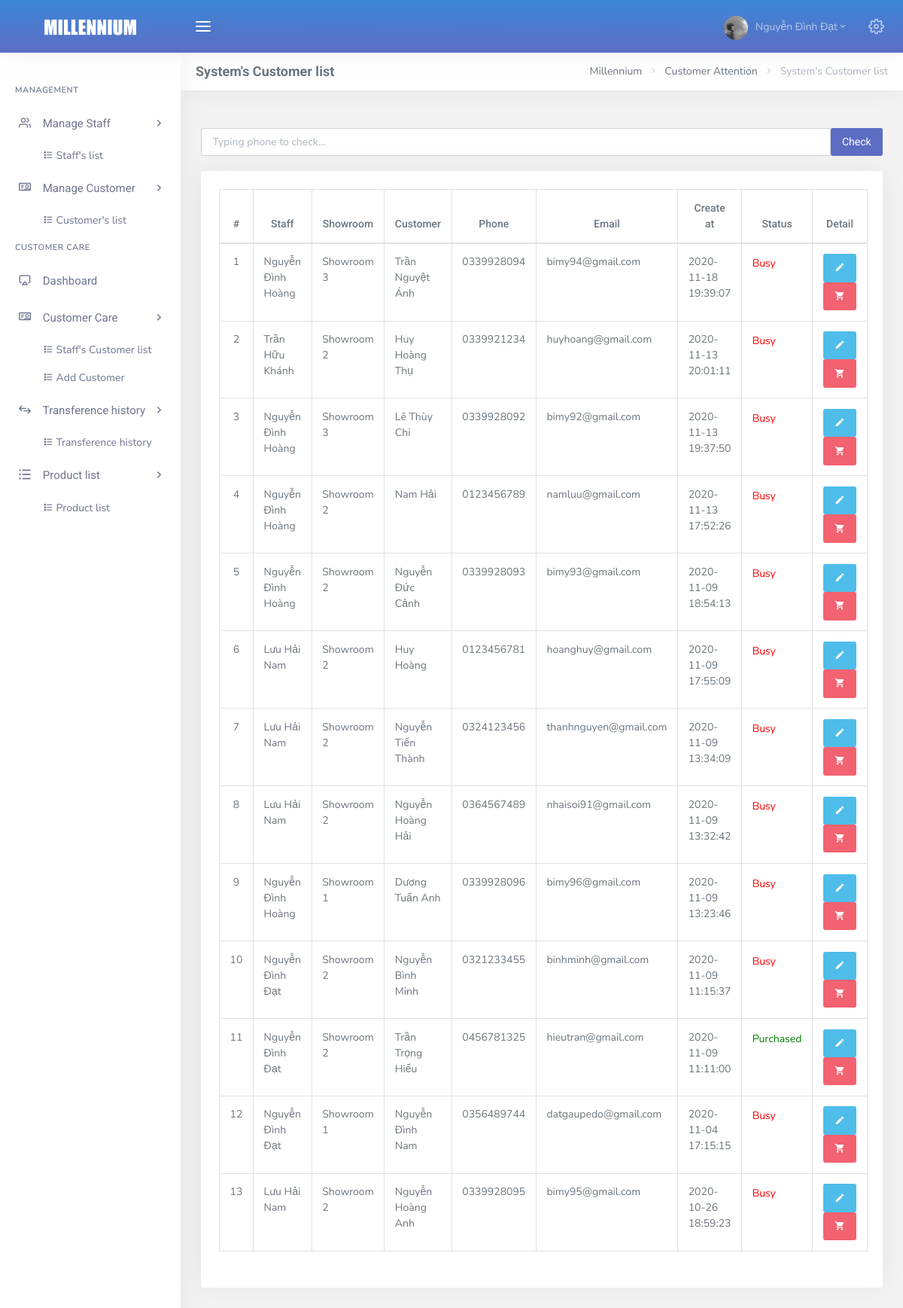
Page /admin/dashboard.php?page=list_customer_care_all (signed in) on the committed database.
### tables this page shows
CREATE TABLE `tbl_user` (
  `id` int(11) NOT NULL,
  `name` varchar(50) NOT NULL,
  `showroom_id` int(11) NOT NULL,
  `avatar` varchar(50) NOT NULL DEFAULT 'default.png',
  `email` varchar(50) NOT NULL,
  `passw` varchar(50) NOT NULL DEFAULT '123456',
  `addres` varchar(100) NOT NULL,
  `salary` float NOT NULL,
  `role` tinyint(4) NOT NULL DEFAULT 2,
  `status` tinyint(4) NOT NULL DEFAULT 1,
  `create_at` datetime NOT NULL DEFAULT current_timestamp()
);

CREATE TABLE `tbl_showroom` (
  `showroom_id` int(11) NOT NULL,
  `title` varchar(50) NOT NULL,
  `addres` varchar(100) NOT NULL,
  `create_at` datetime NOT NULL DEFAULT current_timestamp()
);

CREATE TABLE `tbl_customer` (
  `id` int(11) NOT NULL,
  `name` varchar(50) NOT NULL,
  `showroom_id` int(11) NOT NULL,
  `phone` varchar(10) NOT NULL,
  `email` varchar(50) NOT NULL,
  `sex` varchar(5) NOT NULL,
  `birth` date NOT NULL DEFAULT '1970-01-01',
  `passw` varchar(50) NOT NULL,
  `avatar` varchar(50) NOT NULL DEFAULT 'guest.jpg',
  `create_at` datetime NOT NULL DEFAULT current_timestamp()
);

CREATE TABLE `tbl_care` (
  `user_id` int(11) NOT NULL,
  `customer_id` int(11) NOT NULL,
  `status` tinyint(4) NOT NULL DEFAULT 1,
  `create_at` datetime NOT NULL DEFAULT current_timestamp()
);

### admin/Controller/CustomerCare/CustomerCare_c.php (called while the page is built, shortened)
<?php
    include_once("Model/CustomerCare/CustomerCare_m.php");
    class CustomerCare_c extends CustomerCare_m {
        private $customer_care;
        function __construct()
        {
            $this->customer_care = new CustomerCare_m();
        }
        public function CustomerCareAll () {
            if (isset($_POST['searchPhone'])) {
                $key = $_POST['key'];
                if(strlen($key) >= 6 ){
                    $customer_care = $this->customer_care->searchCustomerCareAll($key);
                } else {
                    $customer_care = $this->customer_care->getCustomerCareAll();
                }
            } else {
                $customer_care = $this->customer_care->getCustomerCareAll();
            }
            include_once 'View/CustomerCare/list_customer_care_all.php';
        }
    }
?>

### admin/Config/myConfig.php (called while the page is built, shortened)
<?php
	class Connect{
		private $user = "root";
		private $pass = "";
		private $dns = "mysql:host=localhost;dbname=customer_care";
		function __construct(){
			try {
				$this->pdo = new PDO($this->dns, $this->user, $this->pass);
				$this->pdo->query("SET NAMES utf8");
			} catch (PDOException $e) {
				echo $e->getMessage();
				exit();
			}
		}
	}
 ?>

### admin/Model/CustomerCare/CustomerCare_m.php (called while the page is built, shortened)
<?php
    include_once("Config/myConfig.php");
    class CustomerCare_m extends Connect {
        function __construct()
        {
            parent::__construct();
        }
        protected function getCustomerCareAll () {
            $sql = "
                SELECT
                    tbl_customer.id,
                    tbl_user.name as 'Họ tên NV',
                    tbl_showroom.title,
                    tbl_customer.name as 'Họ tên khách',
                    tbl_customer.phone,
                    tbl_customer.email as 'Email Khách',
                    tbl_care.create_at,
                    tbl_care.status
                FROM
                    tbl_user,
                    tbl_customer,
                    tbl_showroom,
                    tbl_care
                WHERE
                    tbl_customer.showroom_id = tbl_showroom.showroom_id AND tbl_user.id = tbl_care.user_id AND tbl_customer.id = tbl_care.customer_id
                ORDER BY tbl_care.create_at DESC";
            $pre = $this->pdo->prepare($sql);
            $pre->execute();
            $result = array();
            while ($row = $pre->fetch(PDO::FETCH_ASSOC)) {
                $result[] = $row;
            }
            return $result;
        }
    }

### admin/View/CustomerCare/list_customer_care_all.php (the view, shortened to what this page needs)
<form action="" method="POST" role="form" style="margin: 20px 0px;">
    <div class="row">
      <div class="col-lg-12 col-xs-12 col-md-12">
        <div class="input-group">
          <input type="text" value="<?php if(isset($key)) { echo $key; } ?>" name="key" class="form-control" placeholder="Typing phone to check...">
          <span class="input-group-btn">
            <button class="btn btn-primary" name="searchPhone" type="submit">Check</button>
          </span>
        </div>
      </div>
    </div>
</form>
<div class="row">
    <div class="col-12">
        <div class="card-box table-responsive table">
            <table id="datatable_listcustomer_care_all" class="display table table-bordered dt-responsive nowrap" style="border-collapse: collapse; border-spacing: 0; width: 100%;">
                <thead>
                    <tr class="text-center">
                        <th>#</th>
                        <th>Staff</th>
                        <th>Showroom</th>
                        <th>Customer</th>
                        <th>Phone</th>
                        <th>Email</th>
                        <th>Create at</th>
                        <th>Status</th>
                        <th>Detail</th>
                    </tr>
                </thead>
                <?php
                    if (isset($_POST['searchPhone']) && strlen($key) >= 6 && $_SESSION['role'] == 2) {
                ?>
                <tbody id="view_customer_care_all">
                    <?php
                        if (count($customer_care) == 0){
                    ?>  <tr class="text-center">
                            <td colspan="9">
                                <button type="button" class="btn btn-icon waves-effect waves-light btn-primary"
                                    data-toggle="modal"
                                    data-target="#add_customer"
                                    data-whatever="@getbootstrap">Add Customer
                                </button>
                                <div class="modal fade text-left" id="add_customer" tabindex="-1" role="dialog" aria-labelledby="exampleModalLabel" aria-hidden="true">
                                  <div class="modal-dialog" role="document">
                                    <div class="modal-content">
                                      <div class="modal-header">
                                        <h5 class="modal-title" id="exampleModalLabel">Add Customer</h5>
                                        <button type="button" class="close" data-dismiss="modal" aria-label="Close">
                                          <span aria-hidden="true">&times;</span>
                                        </button>
                                      </div>
                                      <div class="modal-body">
                                        <form>
                                          <div class="form-group">
                                            <label for="name" class="col-form-label">Customer Name:</label>
                                            <input type="text" class="form-control" id="name" name="name">
                                          </div>
                                          <div class="form-group">
                                            <label for="phone" class="col-form-label">Phone:</label>
                                            <input type="text" class="form-control" id="phone" name="phone" value="<?= $key; ?>">
                                          </div>
                                          <div class="form-group">
                                            <label for="email" class="col-form-label">Email:</label>
                                            <input type="text" class="form-control" id="email" name="email">
                                          </div>
                                          <div class="modal-footer">
                                            <button type="button" class="btn btn-secondary" data-dismiss="modal">Close</button>
                                            <button type="button" class="btn btn-primary add_customer">Add</button>
                                          </div>
                                        </form>
                                      </div>
                                    </div>
                                  </div>
                                </div>
                            </td>
                        </tr>
                    <?php
                        } else {
                        $count = 0;
                        foreach ($customer_care as $key => $valueCustomerAll) {
                            $count++;
                        ?>
                            <tr>
                                <td class="text-center"><?= $count; ?></td>
                                <td><?= $valueCustomerAll['Họ tên NV'] ?></td>
                                <td><?= $valueCustomerAll['title'] ?></td>
                                <td><?= $valueCustomerAll['Họ tên khách'] ?></td>
                                <td><?= $valueCustomerAll['phone'] ?></td>
                                <td><?= $valueCustomerAll['Email Khách'] ?></td>
                                <td><?= $valueCustomerAll['create_at'] ?></td>
                                <td class="text-center">
                                    <?php
                                        if ($valueCustomerAll['status'] == 1) {
                                            echo "<p style='color: red;'>Busy</p>";
                                        }else if ($valueCustomerAll['status'] == 2) {
                                            echo "<p style='color: green;'>Purchased</p>";
                                        }else if ($valueCustomerAll['status'] == 3) {
                                            echo "<p style='color: blue;'>New</p>";
                                        }
                                    ?>
                                </td>
                                <td class="text-center">
                                    <a href="dashboard.php?page=detail_customer_care&id=<?= $valueCustomerAll['id']; ?>">
                                      <button class="btn btn-info btn-icon waves-effect waves-light" title="Detail"><span><i class="mdi mdi-pencil"></i></span></button>
                                    </a>
                                    <a href="dashboard.php?page=create_order&id=<?= $valueCustomerAll['id']; ?>">
                                        <button type="button" class="btn btn-icon waves-effect waves-light btn-danger" title="Create Bill"><span><i class="mdi mdi-cart"></i></span></button>
                                    </a>
                                </td>
                            </tr>
                        <?php
                        }
                    }
                } else if ($_SESSION['role'] == 1){
                ?>
                <tbody id="view_customer_care_all">
                    <?php
                        if (count($customer_care) == 0){
                    ?>  <tr class="text-center">
                            <td colspan="9">
                                <button type="button" class="btn btn-icon waves-effect waves-light btn-primary" data-toggle="modal" data-target="#add_customer" data-whatever="@getbootstrap">Add Customer</button>
                                <div class="modal fade text-left" id="add_customer" tabindex="-1" role="dialog" aria-labelledby="exampleModalLabel" aria-hidden="true">
                                  <div class="modal-dialog" role="document">
                                    <div class="modal-content">
                                      <div class="modal-header">
                                        <h5 class="modal-title" id="exampleModalLabel">Add Customer</h5>
                                        <button type="button" class="close" data-dismiss="modal" aria-label="Close">
                                          <span aria-hidden="true">&times;</span>
                                        </button>
                                      </div>
                                      <div class="modal-body">
                                        <form>
                                          <div class="form-group">
                                            <label for="name" class="col-form-label">Customer Name:</label>
                                            <input type="text" class="form-control" id="name" name="name">
                                          </div>
                                          <div class="form-group">
                                            <label for="phone" class="col-form-label">Phone:</label>
                                            <input type="text" class="form-control" id="phone" name="phone" value="<?= $key; ?>">
                                          </div>
                                          <div class="form-group">
                                            <label for="email" class="col-form-label">Email:</label>
                                            <input type="text" class="form-control" id="email" name="email">
                                          </div>
                                          <div class="modal-footer">
                                            <button type="button" class="btn btn-secondary" data-dismiss="modal">Close</button>
                                            <button type="button" class="btn btn-primary add_customer">Add</button>
                                          </div>
                                        </form>
                                      </div>
                                    </div>
                                  </div>
                                </div>
                            </td>
                        </tr>
                    <?php
                        } else {
                        $count = 0;
                        foreach ($customer_care as $key => $valueCustomerAll) {
                            $count++;
                        ?>
                            <tr>
                                <td class="text-center"><?= $count; ?></td>
                                <td><?= $valueCustomerAll['Họ tên NV'] ?></td>
                                <td><?= $valueCustomerAll['title'] ?></td>
                                <td><?= $valueCustomerAll['Họ tên khách'] ?></td>
                                <td><?= $valueCustomerAll['phone'] ?></td>
                                <td><?= $valueCustomerAll['Email Khách'] ?></td>
                                <td><?= $valueCustomerAll['create_at'] ?></td>
                                <td>
                                    <?php
                                        if ($valueCustomerAll['status'] == 1) {
                                            echo "<p style='color: red;'>Busy</p>";
                                        }else if ($valueCustomerAll['status'] == 2) {
                                            echo "<p style='color: green;'>Purchased</p>";
                                        }else if ($valueCustomerAll['status'] == 3) {
                                            echo "<p style='color: blue;'>New</p>";
                                        }
                                    ?>
                                </td>
                                <td class="text-center">
                                    <a href="dashboard.php?page=detail_customer_care&id=<?= $valueCustomerAll['id']; ?>">
                                      <button class="btn btn-info btn-icon waves-effect waves-light" title="Detail"><span><i class="mdi mdi-pencil"></i></span></button>
                                    </a>
                                    <a href="dashboard.php?page=create_order&id=<?= $valueCustomerAll['id']; ?>">
                                        <button type="button" class="btn btn-icon waves-effect waves-light btn-danger" title="Create Bill"><span><i class="mdi mdi-cart"></i></span></button>
                                    </a>
                                </td>
                            </tr>
                        <?php
                        }
                    }
                }
                     ?>
                </tbody>
            </table>
        </div>
    </div>
</div>

### rows in the picture
tbl_user: name "Nguyễn Đình Hoàng", tbl_showroom.title "Showroom 3", tbl_customer.name "Trần Nguyệt Ánh", tbl_customer.phone "0339928094", tbl_customer.email "bimy94@gmail.com", tbl_care.create_at "2020-11-18 19:39:07", shows "Busy", tbl_customer.name "Lê Thùy Chi", tbl_customer.phone "0339928092", tbl_customer.email "bimy92@gmail.com", tbl_care.create_at "2020-11-13 19:37:50", showroom.title "Showroom 2", tbl_customer.name "Nam Hải", tbl_customer.phone "0123456789", tbl_customer.email "namluu@gmail.com", tbl_care.create_at "2020-11-13 17:52:26", tbl_customer.name "Nguyễn Đức Cảnh", tbl_customer.phone "0339928093", tbl_customer.email "bimy93@gmail.com", tbl_care.create_at "2020-11-09 18:54:13", tbl_showroom.title "Showroom 1", tbl_customer.name "Dương Tuấn Anh", tbl_customer.phone "0339928096", tbl_customer.email "bimy96@gmail.com", tbl_care.create_at "2020-11-09 13:23:46"
tbl_user: name "Trần Hữu Khánh", tbl_showroom.title "Showroom 2", tbl_customer.name "Huy Hoàng Thụ", tbl_customer.phone "0339921234", tbl_customer.email "huyhoang@gmail.com", tbl_care.create_at "2020-11-13 20:01:11", shows "Busy"
tbl_user: name "Lưu Hải Nam", tbl_showroom.title "Showroom 2", tbl_customer.name "Huy Hoàng", tbl_customer.phone "0123456781", tbl_customer.email "hoanghuy@gmail.com", tbl_care.create_at "2020-11-09 17:55:09", shows "Busy", tbl_customer.name "Nguyễn Tiến Thành", tbl_customer.phone "0324123456", tbl_customer.email "thanhnguyen@gmail.com", tbl_care.create_at "2020-11-09 13:34:09", tbl_customer.name "Nguyễn Hoàng Hải", tbl_customer.phone "0364567489", tbl_customer.email "nhaisoi91@gmail.com", tbl_care.create_at "2020-11-09 13:32:42", tbl_customer.name "Nguyễn Hoàng Anh", tbl_customer.phone "0339928095", tbl_customer.email "bimy95@gmail.com", tbl_care.create_at "2020-10-26 18:59:23"
tbl_user: name "Nguyễn Đình Đạt", tbl_showroom.title "Showroom 2", tbl_customer.name "Nguyễn Bình Minh", tbl_customer.phone "0321233455", tbl_customer.email "binhminh@gmail.com", tbl_care.create_at "2020-11-09 11:15:37", shows "Busy", tbl_customer.name "Trần Trọng Hiếu", tbl_customer.phone "0456781325", tbl_customer.email "hieutran@gmail.com", tbl_care.create_at "2020-11-09 11:11:00", shows "Purchased", showroom.title "Showroom 1", tbl_customer.name "Nguyễn Đình Nam", tbl_customer.phone "0356489744", tbl_customer.email "datgaupedo@gmail.com", tbl_care.create_at "2020-11-04 17:15:15"

### other values in the picture
$_SESSION['name'] "Nguyễn Đình Đạt"
